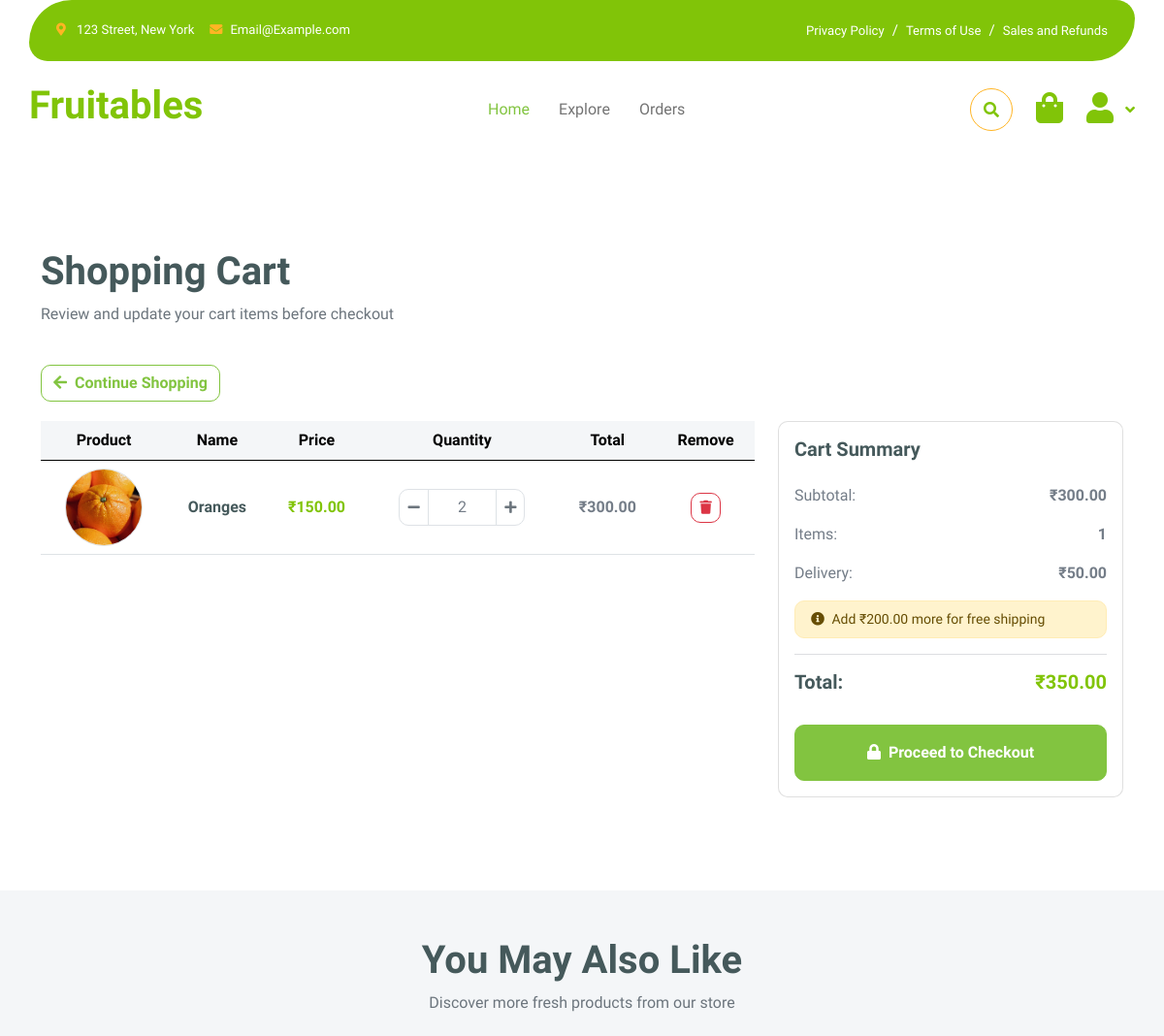
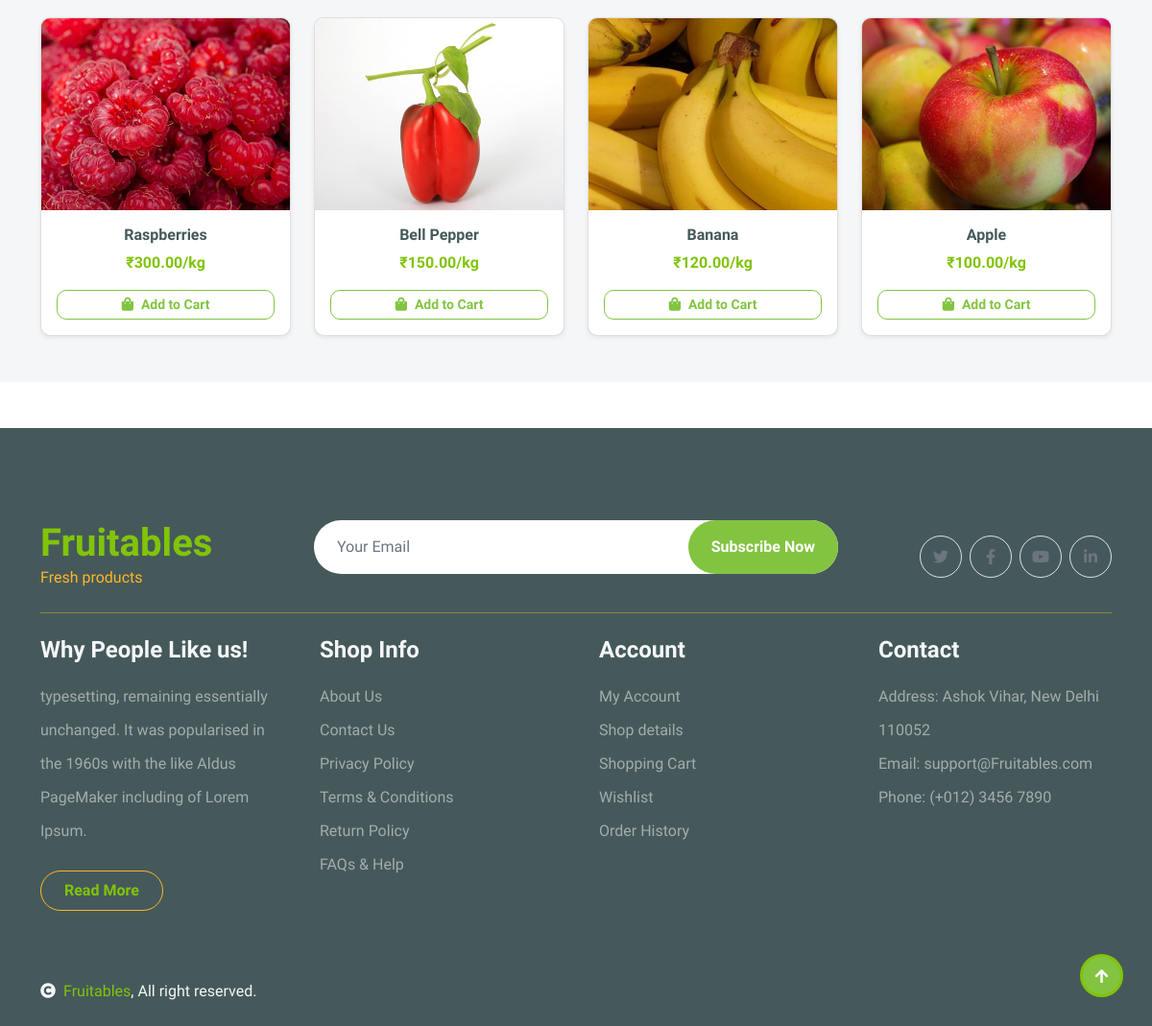
The app's page /cart/ (signed in) with its own data (2 pictures, top to bottom).
### shop/models.py (models this page shows, shortened)
class CartItem(models.Model):
    cart = models.ForeignKey(Cart, on_delete=models.CASCADE)
    product = models.ForeignKey(Product, on_delete=models.CASCADE)
    quantity = models.PositiveIntegerField(default=1)
    def total_price(self):
        return self.product.price * self.quantity

class Product(models.Model):
    category = models.ForeignKey(Category, on_delete=models.CASCADE)
    name = models.CharField(max_length=200)
    price = models.DecimalField(max_digits=10, decimal_places=2)
    image = models.ImageField(upload_to='products/')
    description = models.TextField(blank=True, null=True)
    stock = models.PositiveIntegerField(default=0)

### shop/views.py (the view)
# urls.py: path('cart/', views.cart, name='cart'),
@login_required
def cart(request):
    cart, _ = Cart.objects.get_or_create(user=request.user)
    items = CartItem.objects.filter(cart=cart).select_related('product')
    subtotal = sum(item.product.price * item.quantity for item in items)
    delivery_charge = Decimal('0') if subtotal > 500 else Decimal('50')
    total = subtotal + delivery_charge
    need_for_free = Decimal('500') - subtotal if subtotal < 500 else Decimal('0')
    cart_product_ids = items.values_list('product_id', flat=True)
    recommended_products = Product.objects.filter(stock__gt=0)\
                                          .exclude(id__in=cart_product_ids)\
                                          .order_by('?')[:4]
    user_wishlist_ids = []
    if request.user.is_authenticated:
        user_wishlist_ids = Wishlist.objects.filter(user=request.user).values_list('product_id', flat=True)
    return render(request, 'shop/cart.html', {
        'items': items,
        'subtotal': subtotal,
        'delivery_charge': delivery_charge,
        'total': total,
        'need_for_free': need_for_free,
        'item_count': items.count(),
        'recommended_products': recommended_products,
        'user_wishlist_ids': list(user_wishlist_ids),
    })

### shop/templates/shop/cart.html (shortened to what this page needs)
{% extends 'shop/base.html' %}
{% load static %}
{% block content %}
<div class="container-fluid py-5 cart-wrapper">
    <div class="container py-5">
        <div class="row mb-4">
            <div class="col-12">
                <h1 class="display-6">Shopping Cart</h1>
                <p class="text-muted">Review and update your cart items before checkout</p>
            </div>
        </div>
        <div class="row continue-shopping">
            <div class="col-12">
                <a href="{% url 'shop' %}" class="btn btn-outline-primary">
                    <i class="fa fa-arrow-left me-2"></i>Continue Shopping
                </a>
            </div>
        </div>
        {% if items %}
        <div class="row">
            <div class="col-lg-8">
                <div class="table-responsive">
                    <table class="table align-middle text-center">
                        <thead class="table-light">
                            <tr>
                                <th>Product</th>
                                <th>Name</th>
                                <th>Price</th>
                                <th>Quantity</th>
                                <th>Total</th>
                                <th>Remove</th>
                            </tr>
                        </thead>
                        <tbody>
                            {% for item in items %}
                            <tr id="row-{{ item.id }}">
                                <td>
                                    <a href="{% url 'product_detail' item.product.id %}">
                                        <img src="{{ item.product.image.url }}"
                                             class="rounded-circle border"
                                             style="width:80px;height:80px; object-fit:cover;">
                                    </a>
                                </td>
                                <td class="fw-bold">
                                    <a href="{% url 'product_detail' item.product.id %}" class="text-dark text-decoration-none">
                                        {{ item.product.name }}
                                    </a>
                                </td>
                                <td class="text-primary fw-bold">₹{{ item.product.price|floatformat:2 }}</td>
                                <td>
                                    <div class="d-flex justify-content-center">
                                        <div class="input-group" style="width: 130px;">
                                            <button class="btn btn-sm btn-outline-secondary"
                                                    onclick="updateQuantity('{{ item.id }}', 'decrease')"
                                                    {% if item.quantity <= 1 %}disabled{% endif %}>
                                                <i class="fa fa-minus"></i>
                                            </button>
                                            <input type="text"
                                                   id="qty-{{ item.id }}"
                                                   class="form-control text-center bg-white"
                                                   value="{{ item.quantity }}"
                                                   readonly>
                                            <button class="btn btn-sm btn-outline-secondary"
                                                    onclick="updateQuantity('{{ item.id }}', 'increase')"
                                                    data-max-stock="{{ item.product.stock }}"
                                                    {% if item.quantity >= item.product.stock %}disabled{% endif %}>
                                                <i class="fa fa-plus"></i>
                                            </button>
                                        </div>
                                    </div>
                                </td>
                                <td class="fw-bold">
                                    ₹<span id="total-{{ item.id }}">{{ item.total_price|floatformat:2 }}</span>
                                </td>
                                <td>
                                    <button class="btn btn-outline-danger btn-sm"
                                            onclick="removeItem('{{ item.id }}')">
                                        <i class="fa fa-trash"></i>
                                    </button>
                                </td>
                            </tr>
                            {% endfor %}
                        </tbody>
                    </table>
                </div>
            </div>
            <div class="col-lg-4">
                <div class="card">
                    <div class="card-body">
                        <h5 class="card-title mb-4">Cart Summary</h5>
                        <div class="d-flex justify-content-between mb-3">
                            <span>Subtotal:</span>
                            <span class="fw-bold">₹<span id="cart-subtotal">{{ subtotal|floatformat:2 }}</span></span>
                        </div>
                        <div class="d-flex justify-content-between mb-3">
                            <span>Items:</span>
                            <span class="fw-bold" id="item-count">{{ item_count }}</span>
                        </div>
                        <div class="d-flex justify-content-between mb-3">
                            <span>Delivery:</span>
                            <span class="fw-bold" id="delivery-charge">
                                {% if delivery_charge == 0 %}
                                    <span class="text-success">Free</span>
                                {% else %}
                                    ₹{{ delivery_charge|floatformat:2 }}
                                {% endif %}
                            </span>
                        </div>
                        {% if subtotal < 500 %}
                        <div class="alert alert-warning py-2 small">
                            <i class="fa fa-info-circle me-1"></i>
                            Add ₹{{ need_for_free|floatformat:2 }} more for free shipping
                        </div>
                        {% endif %}
                        <hr>
                        <div class="d-flex justify-content-between mb-4">
                            <span class="h5">Total:</span>
                            <span class="h5 fw-bold text-primary">₹<span id="cart-total">{{ total|floatformat:2 }}</span></span>
                        </div>
                        <a href="{% url 'checkout' %}" class="btn btn-primary w-100 py-3">
                            <i class="fa fa-lock me-2"></i>Proceed to Checkout
                        </a>
                    </div>
                </div>
            </div>
        </div>
        {% endif %}
    </div>
</div>
<div class="container-fluid bg-light py-5">
    <div class="container">
        <div class="row mb-4">
            <div class="col-12 text-center">
                <h2 class="display-6">You May Also Like</h2>
                <p class="text-muted">Discover more fresh products from our store</p>
            </div>
        </div>
        <div class="row g-4">
            {% for product in recommended_products %}
            <div class="col-lg-3 col-md-6">
                <div class="card h-100 shadow-sm">
                    <a href="{% url 'product_detail' product.id %}" class="text-decoration-none">
                        <img src="{{ product.image.url }}" class="card-img-top" style="height: 200px; object-fit: cover;" alt="{{ product.name }}">
                        <div class="card-body text-center">
                            <h6 class="fw-bold text-dark">{{ product.name }}</h6>
                            <div class="mb-3">
                                <span class="text-primary fw-bold">₹{{ product.price|floatformat:2 }}/kg</span>
                            </div>
                            <button class="btn btn-sm btn-outline-primary w-100 add-to-cart-btn"
                                    data-product-id="{{ product.id }}"
                                    onclick="quickAddToCart(this); event.preventDefault();"
                                    {% if product.stock <= 0 %}disabled{% endif %}>
                                <i class="fa fa-shopping-bag me-2"></i>Add to Cart
                            </button>
                        </div>
                    </a>
                </div>
            </div>
            {% empty %}
            <div class="col-12 text-center">
                <p class="text-muted">Check back later for new products!</p>
            </div>
            {% endfor %}
        </div>
    </div>
</div>
{% endblock %}

### shop/static/css/style.css (style rules this page uses)
.btn { font-weight: 600; transition: .5s; }
.btn-primary { background-color: #82c440; border-color: #82c440; color: white; }
.btn-outline-primary { color: #82c440; border-color: #82c440; }
.btn-outline-secondary { border-color: #dee2e6; color: #6c757d; }
.btn-outline-danger { border-color: #dc3545; color: #dc3545; }
.form-control.text-center { border: 1px solid #dee2e6; font-weight: 500; background-color: white; }
.cart-wrapper { margin-top: 160px; }

### shop/templates/shop/cart.html (style rules this page uses)
.cart-wrapper { margin-top: 160px; }
.continue-shopping { margin-bottom: 20px; }

### records on screen
CartItem: product.image (picture), product.name "Oranges", product.price "150.00", quantity "2", total_price "300.00"
Product: image (picture), name "Raspberries", price "300.00"
Product: image (picture), name "Bell Pepper", price "150.00"
Product: image (picture), name "Banana", price "120.00"
Product: image (picture), name "Apple", price "100.00"

### other values on screen
{{ subtotal|floatformat:2 }} "300.00"
{{ item_count }} "1"
{{ delivery_charge|floatformat:2 }} "50.00"
{{ need_for_free|floatformat:2 }} "200.00"
{{ total|floatformat:2 }} "350.00"
